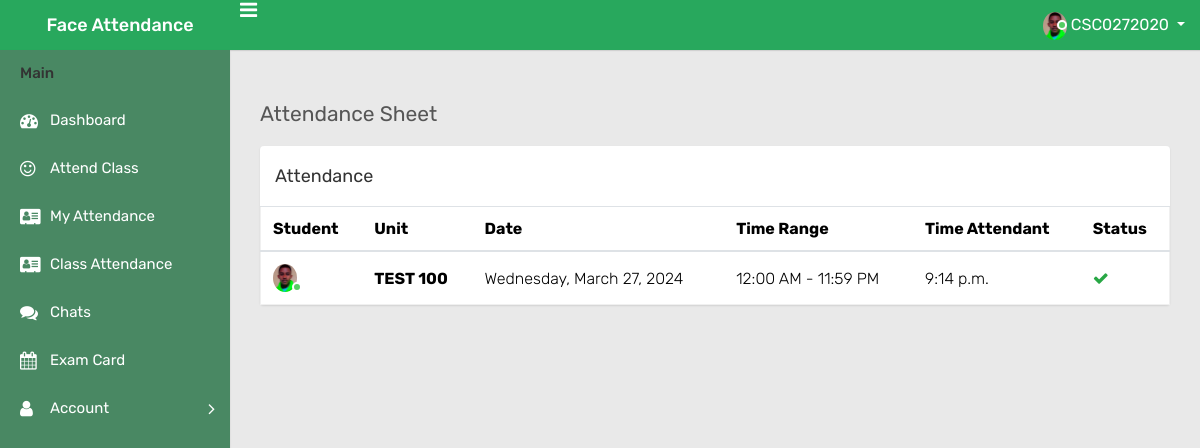
The page /attendance (signed in) on the database its author committed.
### app/models.py (models this page shows, shortened)
class Student(models.Model):
    user = models.OneToOneField(User, null = True, blank = True, on_delete= models.CASCADE)
    first_name = models.CharField(max_length=200, null=True, blank=True)
    last_name = models.CharField(max_length=200, null=True, blank=True)
    admission_no = models.CharField(max_length=20, null=True, blank=True)
    phone = models.CharField(max_length=200, null=True, blank=True)
    email = models.CharField(max_length=200, null=True, blank=True)
    gender = models.CharField(max_length=200, null=True, blank=True)
    school = models.CharField(max_length=200, blank=True, null=True)
    department = models.CharField(max_length=200, blank=True, null=True)
    course = models.CharField(max_length=200, null=True, blank=True)
    year = models.CharField(max_length=200, null=True, blank=True)
    semester = models.CharField(max_length=200, null=True, blank=True)
    units = models.CharField(max_length=200, blank=True, null=True)

class Profile(models.Model):
    student = models.OneToOneField(Student, null=True, blank=True, on_delete=models.CASCADE)
    profile_photo = models.ImageField(null=True, blank=True, upload_to="media/")

class takeAttendance(models.Model):
    student = models.ForeignKey(Student, on_delete=models.CASCADE)
    unitAttendent = models.JSONField()
    date = models.DateField(auto_now_add = True, null = True)
    time = models.TimeField(auto_now_add=True, null = True)
    status = models.CharField(max_length=200, null = True, default='Absent')
    week = models.IntegerField()

### app/views.py (the view)
# urls.py: path('attendance', views.Attendance, name='attendance'),
def Attendance(request):
    logged_in_user = request.user
    student = Student.objects.get(user=logged_in_user)
    units_list = json.loads(student.units)
    this_week = get_week_number()
    registerAttendance = takeAttendance.objects.filter(student=student)
    context = {'units_list':units_list, 'registerAttendance':registerAttendance}
    return render(request, 'app/attendance.html', context)

### app/views.py (called while the page is built)
def get_week_number():
    now = datetime.now()
    if now:
        return now.date().weekday() + 1

### app/templates/app/attendance.html (shortened to what this page needs)
﻿{% extends 'main.html' %}
{% load static %}
{% block content %}
<div class="page-wrapper">
    <div class="content">
        <div class="row">
            <div class="col-sm-12">
                <h4 class="page-title">Attendance Sheet</h4>
            </div>
        </div>
            <div class="row">
            <div class="col-12 col-md-6 col-lg-12 col-xl-12">
                <div class="card">
                    <div class="card-header">
                        <h4 class="card-title d-inline-block">Attendance</h4>
                    </div>
                    <div class="card-block">
                        <div class="table-responsive">
                            <table class="table mb-0 new-patient-table">
                                <thead>
                                    <tr>
                                        <th>Student</th>
                                        <th>Unit</th>
                                        <th>Date</th>
                                        <th>Time Range</th>
                                        <th>Time Attendant</th>
                                        <th>Status</th>
                                    </tr>
                                </thead>
                                <tbody>
                                    {% for data in registerAttendance %}
                                    <tr>
                                        <td>
                                            <span class="user-img">
                                                <img class="rounded-circle"
                                                    src="{{user.student.profile.profile_photo.url}}" width="24"
                                                    alt="Admin">
                                                <span class="status online"></span>
                                            </span>
                                        </td>
                                        <th>{{data.unitAttendent.code}}</th>
                                        <td>{{data.unitAttendent.day}}, {{data.date}}</td>
                                        <td>{{data.unitAttendent.startTime}} - {{data.unitAttendent.endTime}}</td>
                                        <td>{{data.time}}</td>
                                        {% for unit in units_list %}
                                        {% if data.unitAttendent.code == unit.code %}
                                        {% if data.status == 'Present' %}
                                        <td><i class="fa fa-check text-success"></i></td>
                                        {% else %}
                                        <td><i class="fa fa-close text-danger"></i></td>
                                        {% endif %}
                                        {% endif %}
                                        {% endfor %}
                                    </tr>
                                    {% endfor %}
                                </tbody>
                            </table>
                        </div>
                    </div>
                </div>
            </div>
    </div>
</div>
{% endblock content %}

### templates/base.html (shortened to what this page needs)
{% load static %}
<!DOCTYPE html>
<html lang="en">
<head>
    <link rel="stylesheet" href="https://cdn.jsdelivr.net/gh/bbbootstrap/libraries@main/choices.min.css">
    <link rel="stylesheet" href="{% static 'css/bootstrap.min.css' %}">
    <link rel="stylesheet" href="{% static 'css/font-awesome.min.css' %}">
    <link rel="stylesheet" href="{% static 'css/bootstrap-datetimepicker.min.css' %}">
    <link rel="stylesheet" href="{% static 'css/select2.min.css' %}">
    <link rel="stylesheet" href="{% static 'css/style.css' %}">
</head>
<body>
    <div class="main-wrapper">
        <div class="header">
            <div class="header-left">
                <a href="index.html" class="logo">
                    <span>Face Attendance</span>
                </a>
            </div>
            <a id="toggle_btn" href="javascript:void(0);"><i class="fa fa-bars"></i></a>
            <ul class="nav user-menu float-right">
                <li class="nav-item dropdown has-arrow">
                    <a href="#" class="dropdown-toggle nav-link user-link" data-toggle="dropdown">
                        <span class="user-img">
                            <img class="rounded-circle" src="{{user.student.profile.profile_photo.url}}" width="24"
                                alt="Admin">
                            <span class="status online"></span>
                        </span>
                        <span>{{user.username}}</span>
                    </a>
                </li>
            </ul>
        </div>
        <div class="sidebar" id="sidebar">
            <div class="sidebar-inner slimscroll">
                <div id="sidebar-menu" class="sidebar-menu">
                    <ul>
                        <li class="menu-title">Main</li>
                        <li>
                            <a href="{% url 'index' %}"><i class="fa fa-dashboard"></i> <span>Dashboard</span></a>
                        </li>
                        <li>
                            <a href="{% url 'attend' %}"><i class="fa fa-smile-o"></i> <span>Attend Class</span></a>
                        </li>
                        <li>
                            <a href="{% url 'attendance' %}"><i class="fa fa-address-card"></i> <span>My
                                    Attendance</span></a>
                        </li>
                        <li>
                            <a href="{% url 'classAttendance' %}"><i class="fa fa-address-card"></i> <span>Class
                                    Attendance</span></a>
                        </li>
                        <li>
                            <a href="{% url 'chat' %}"><i class="fa fa-comments"></i> <span>Chats</span></a>
                        </li>
                        <li>
                            <a href="{% url 'examcard' %}"><i class="fa fa-calendar"></i> <span>Exam Card</span></a>
                        </li>
                        <li class="submenu">
                            <a href="#"><i class="fa fa-user"></i> <span> Account </span> <span
                                    class="menu-arrow"></span></a>
                        </li>
                    </ul>
                </div>
            </div>
        </div>
    </div>
</body>
</html>

### rows shown on the page
takeAttendance: student.profile.profile_photo (picture), unitAttendent.code "TEST 100", unitAttendent.day "Wednesday", date "March 27, 2024", unitAttendent.startTime "12:00 AM", unitAttendent.endTime "11:59 PM", time "9:14 p.m.", status "Present" (drawn)

### other values the page prints
{{ user.username }} "CSC0272020"
